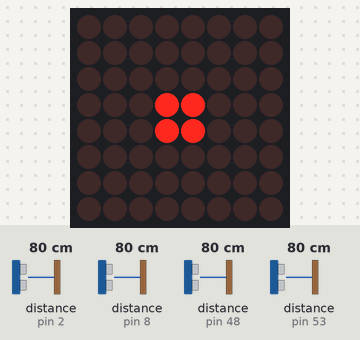
A sketch run on a simulated Arduino Mega 2560, built with avr-gcc and run on an emulated ATmega2560. Parts: 8×8 LED matrix. Wiring (inferred from the names in the program): 4 × ultrasonic range finder: trigger pin 3, echo pin 2 / trigger pin 7, echo pin 8 / trigger pin 50, echo pin 48 / trigger pin 51, echo pin 53. Inputs (shaded band) come from the test bench; at power-on: distance to the obstacle (sensors on pin 2, pin 8, pin 48, pin 53) 80 cm. The echo pulse lasts 58.3 µs per cm.

Above: at 1.2 s.
1.3 s: distance to the obstacle (sensor on pin 2) set to 2 cm
At 1.7 s:
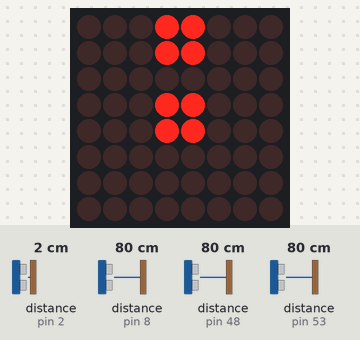
2.9 s: distance to the obstacle (sensor on pin 8) set to 2 cm
At 4.2 s:
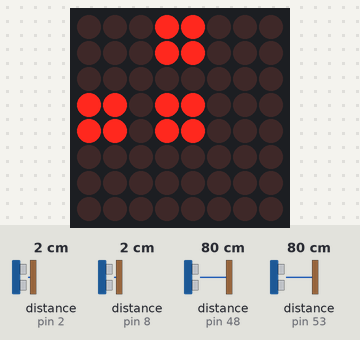
4.5 s: distance to the obstacle (sensor on pin 48) set to 2 cm
At 5.1 s:
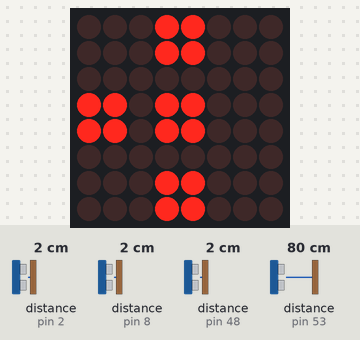
6.0 s: distance to the obstacle (sensor on pin 53) set to 2 cm
At 6.5 s:
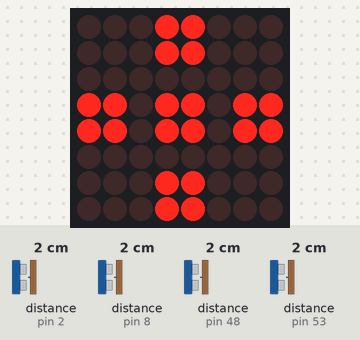
7.5 s: distance to the obstacle (sensor on pin 2) set to 35 cm
At 8.5 s:
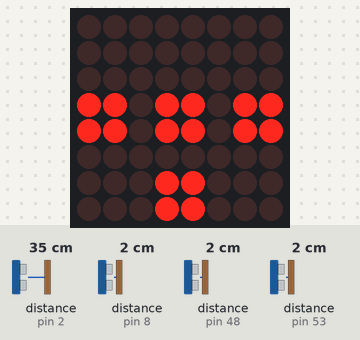
9.1 s: distance to the obstacle (sensor on pin 8) set to 35 cm
At 10.6 s:
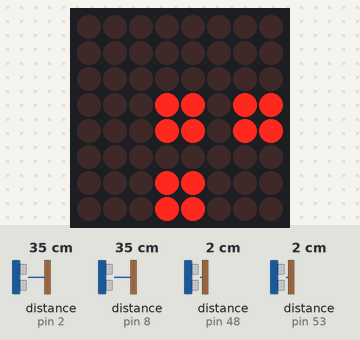
Timing chart, 0 to 11.8 s (numbered marks = the images above; inputs shaded):
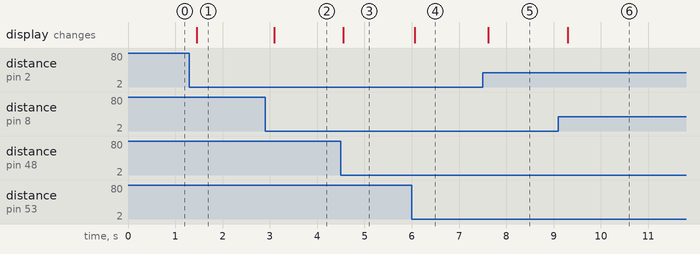

The sketch:

radar.ino
```cpp
#include <SR04.h>
#include "LedControl.h"
#define TRIG_PIN1 7
#define ECHO_PIN1 8
#define TRIG_PIN2 3
#define ECHO_PIN2 2
#define TRIG_PIN3 51
#define ECHO_PIN3 53
#define TRIG_PIN4 50
#define ECHO_PIN4 48
#define rxd 69
#define txd 35
#define BUFFER_SIZE 64

const int alertDistance = 25;

const int  power [4] = {
  6,
  4,
  49,
  52
};

SR04 sr04a = SR04(ECHO_PIN1, TRIG_PIN1);
SR04 sr04b = SR04(ECHO_PIN2, TRIG_PIN2);
SR04 sr04c = SR04(ECHO_PIN3, TRIG_PIN3);
SR04 sr04d = SR04(ECHO_PIN4, TRIG_PIN4);

LedControl lc = LedControl(13, 11, 12, 1);
// (datain, clk, cs(load))

byte rows[5] = {
  B00000000,
  B00011000,
  B00011011,
  B11011000,
  B11011011
};

void setup() {
  pinMode(power[0],OUTPUT);
  pinMode(power[1],OUTPUT);
  pinMode(power[2],OUTPUT);
  pinMode(power[3],OUTPUT);
  digitalWrite(power[0],HIGH);
  digitalWrite(power[1],HIGH);
  digitalWrite(power[2],HIGH);
  digitalWrite(power[3],HIGH);
   lc.shutdown(0, false);
  lc.setIntensity(0, 8);
  lc.clearDisplay(0);
  Serial.begin(9600);
  lc.setRow(0, 3, rows[1]);
  lc.setRow(0, 4, rows[1]);

}

void logic() {
  int a = sr04a.Distance();
  int b = sr04b.Distance();
  int c = sr04c.Distance();
  int d = sr04d.Distance();
  //a is left
  //b is top
  //c is right
  //d is bottom

  if (a < alertDistance) {
    if (c < alertDistance) {
      lc.setRow(0, 3, rows[4]);
      lc.setRow(0, 4, rows[4]);
    }
    else {
      lc.setRow(0, 3, rows[3]);
      lc.setRow(0, 4, rows[3]);
    }
  }
  else if (c < alertDistance) {
    lc.setRow(0, 3, rows[2]);
    lc.setRow(0, 4, rows[2]);
  }
  else {
    lc.setRow(0, 3, rows[1]);
    lc.setRow(0, 4, rows[1]);
  }

  if (b < alertDistance) {
    lc.setRow(0, 0, rows[1]);
    lc.setRow(0, 1, rows[1]);
  }
  else {
    lc.setRow(0, 0, rows[0]);
    lc.setRow(0, 1, rows[0]);
  }
  if (d < alertDistance) {
    lc.setRow(0, 6, rows[1]);
    lc.setRow(0, 7, rows[1]);
  }
  else {
    lc.setRow(0, 6, rows[0]);
    lc.setRow(0, 7, rows[0]);
  }

}

void loop() {
  logic();
}
```

SR04.h
```cpp
#ifndef SR04_H
#define SR04_H

#if defined(ARDUINO) && ARDUINO >= 100
	#include "Arduino.h"
#else
	#include "WProgram.h"
#endif
//#include "pins_arduino.h"

#include <inttypes.h>

#define PULSE_TIMEOUT 150000L	// 100ms
#define DEFAULT_DELAY 10
#define DEFAULT_PINGS 5
class SR04 {
public:

	/**
	* Constructor
	* Ultrasonic sensor SR04, four connections pins
	* VCC, ECHO, TRIGGER, GND
	* <br>
	* \param echoPin digital INPUT-Pin for measuring distance
	* \param triggerPin if 10us high a trigger signal is generated from
	*					SR04
	*
	* \return void
	*/
	SR04(int echoPin, int triggerPin);

	/**
	* Do a measurment for this sensor. Return distance as long
	* in centimenter
	* \return long distance in centimeter
	*/
	long Distance();

	/**
	* Do count measurents and calculate the average.
	* To avoid defilement from ow/high peaks, min/max values
	* are substracted from the average
	*
	* \param wait delay between measurements, default = DEFAULT_DELAY/ms
	* \param count number of measurements, default DEFAULT_PINGS
	* \return long distance in centimeter
	**/
	long DistanceAvg(int wait=DEFAULT_DELAY, int count=DEFAULT_PINGS);

	/**
	* Do only a ping. Get result with methode getDistance()
	*
	* \param keine
	*/
	void Ping() ;

	/**
	* return latest distance. Methode Ping() should be called before
	* \param keine
	* \return Distanz in Zentimeter
	*/
	long getDistance();


private:
	/**
	* Do the measurement calculation and return result in centimeter
	* SR04 measure echo time to obstacle and return way.
	* <br>
	* Sound travels with 340m/sec
	* <br>
	* Example: Obstace 100cm away from SR04. Measure time is 100cm to
	* obstacle and 100cm return = 200cm
	* <br>
	* 1sec = 1000ms = 1.000.000uS
	* 1.000.000 / 340 = Distance in microseconds for 100cm
	* 2941uS fuer 100cm = 5882 uS fuer 200cm
	*
	* duration / 5882 * 100 = distance in cm
	*/
	long MicrosecondsToCentimeter(long duration);

	long _currentDistance;
	int _echoPin, _triggerPin;
	long _duration, _distance;
	bool _autoMode;
};
#endif
```

Measured:
- after the input at 1.3 s, the display: changes after 0.16 s (image 1)
- after the input at 2.9 s, the display: changes after 0.19 s (image 2)
- after the input at 4.5 s, the display: changes after 0.05 s (image 3)
- after the input at 6.0 s, the display: changes after 0.06 s (image 4)
- after the input at 7.5 s, the display: changes after 0.12 s (image 5)
- after the input at 9.1 s, the display: changes after 0.20 s (image 6)
